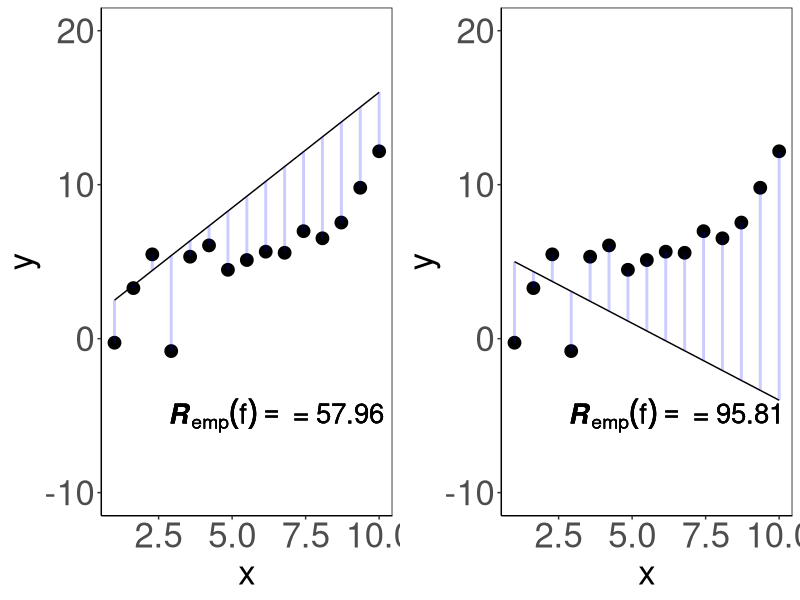
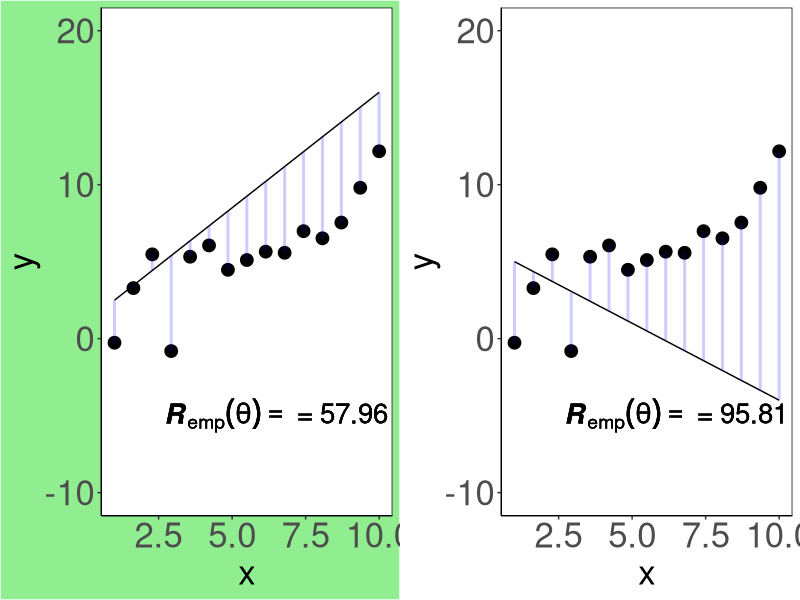

Generate these figures, in order, with R:
##################################################################
####################Risk for different functions##################
##################################################################
# Aim: motivation of risk minimization
# Plot with two or three functions plot including corresponding risk
# Using the absolute loss in order to create an easy understanding 
# of the concept risk and risk minimization 
# 

#######
#libraries

library(ggplot2)
library(gridExtra)
library(grid)

#######
# Create sample data
set.seed(1234)

#number of data points
n <- 15

# errors
sd <- 2
eps <- rnorm(n = n , mean = 0, sd = sd)

# x values
x <- seq (1,10,length.out = n)

#linear model 
b0 <- 1.25
b1 <- 0.9
y <- b0 + b1*x + eps


#####
#perfect model 
model_1 <- 1 + 1.5*x


model_2 <- 6 + -1*x
 
data <- data.frame(x = x, y = y, model_1 = model_1, model_2) 


residual_plot <- function(data, model, with_theta = FALSE){
  
  risk <- sum (abs(y-model))
  
  plot <- ggplot(data = data, mapping = aes(x = x, y=y)) +
    geom_point(size = 4) +
    geom_line (aes(x =x, y= model))+
    geom_segment(aes(xend = x, yend = model), 
                 alpha = .2,
                 colour = "blue", 
                 size = 1) +
    theme_classic() +
    ylim(c(-10,20))+
    theme(axis.text=element_text(size=25),
          axis.title=element_text(size=25),
          panel.border = element_rect(colour = "black", fill=NA, size=0.5))
  
  if(with_theta){
   plot <- plot+ 
     annotate(geom = "text", 
              x = 6.5, 
              y = -5, 
              label = bquote(bolditalic(R)[emp](theta)==~"="~.(round(risk,2))), 
              size = 7)  
   return(plot) #early exit
  }
    
  plot <- plot + annotate(geom = "text", 
                          x = 6.5, 
                          y = -5, 
                          label = bquote(bolditalic(R)[emp](f)==~"="~.(round(risk,2))), 
                          size = 7)
  return(plot)  
}

grid <- grid.arrange(
  residual_plot(data, model= model_1)+ 
    theme(plot.background = element_rect(fill = "white")),
  #residual_plot(data, model= model_2),
  residual_plot(data, model= model_2), ncol = 2)

ggsave(filename = "figure/ml-basic_riskmin-2-risk.png", plot = grid, width = 14, height = 3.5, units = "in")

#-----------------------------------------------------------
# SECOND PLOT WITH GREEN PLUS THETA INSTEAD OF F
# ----------------------------------------------------------
grid_green <- grid.arrange(
  residual_plot(data, model= model_1, with_theta = TRUE)+ 
    theme(plot.background = element_rect(fill = "lightgreen")),
  residual_plot(data, model= model_2, with_theta = TRUE), 
  ncol = 2)

ggsave(filename = "figure/ml-basic_riskmin-3-risk-min.png",plot = grid_green, width = 14, height = 3.5, units = "in")
